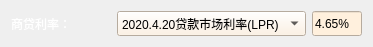
         <widget class="QWidget" name="widget_shangRate" native="true">
          <property name="maximumSize">
           <size>
            <width>450</width>
            <height>40</height>
           </size>
          </property>
          <layout class="QGridLayout" name="gridLayout_66">
           <item row="0" column="0">
            <widget class="QLabel" name="label_shangRate">
             <property name="minimumSize">
              <size>
               <width>100</width>
               <height>0</height>
              </size>
             </property>
             <property name="maximumSize">
              <size>
               <width>72</width>
               <height>15</height>
              </size>
             </property>
             <property name="styleSheet">
              <string notr="true">font: 9pt &quot;锐字锐线怒放黑简1.0&quot;;
color: rgb(255, 255, 255);</string>
             </property>
             <property name="text">
              <string>商贷利率：</string>
             </property>
            </widget>
           </item>
           <item row="0" column="1">
            <widget class="QComboBox" name="comboBox_shangRate">
             <property name="minimumSize">
              <size>
               <width>0</width>
               <height>25</height>
              </size>
             </property>
             <property name="maximumSize">
              <size>
               <width>16777215</width>
               <height>25</height>
              </size>
             </property>
             <property name="toolTip">
              <string>&lt;html&gt;&lt;head/&gt;&lt;body&gt;&lt;p&gt;&lt;span style=&quot; font-family:'仿宋'; color:#333333;&quot;&gt;从2020年3月1日起，全部的房贷除已发放的房贷外，都将实行LPR+基点的模式进行贷款&lt;/span&gt;&lt;/p&gt;&lt;/body&gt;&lt;/html&gt;</string>
             </property>
             <property name="styleSheet">
              <string notr="true">background-color: rgb(255, 240, 221);
selection-background-color: rgb(209, 114, 93);
</string>
             </property>
             <item>
              <property name="text">
               <string>2020.4.20贷款市场利率(LPR)</string>
              </property>
             </item>
             <item>
              <property name="text">
               <string>2020.3.20贷款市场利率(LPR)</string>
              </property>
             </item>
             <item>
              <property name="text">
               <string>2019.9.20贷款市场利率(LPR)</string>
              </property>
             </item>
             <item>
              <property name="text">
               <string>2015.10.24利率上限(1.1倍)</string>
              </property>
             </item>
             <item>
              <property name="text">
               <string>2015.10.24利率上限(1.05倍)</string>
              </property>
             </item>
             <item>
              <property name="text">
               <string>2015.10.24利率下限(85折)</string>
              </property>
             </item>
             <item>
              <property name="text">
               <string>2015.10.24利率下限(7折)</string>
              </property>
             </item>
             <item>
              <property name="text">
               <string>2015.10.24基准利率</string>
              </property>
             </item>
             <item>
              <property name="text">
               <string>2015.8.26利率上限(1.1倍)</string>
              </property>
             </item>
             <item>
              <property name="text">
               <string>2015.8.26利率下限(85折)</string>
              </property>
             </item>
             <item>
              <property name="text">
               <string>2015.8.26利率下限(7折)</string>
              </property>
             </item>
             <item>
              <property name="text">
               <string>2015.8.26基准利率</string>
              </property>
             </item>
             <item>
              <property name="text">
               <string>2015.6.28利率上限(1.1倍)</string>
              </property>
             </item>
             <item>
              <property name="text">
               <string>2015.6.28利率下限(85折)</string>
              </property>
             </item>
             <item>
              <property name="text">
               <string>2015.6.28利率下限(7折)</string>
              </property>
             </item>
             <item>
              <property name="text">
               <string>2015.6.28基准利率</string>
              </property>
             </item>
             <item>
              <property name="text">
               <string>2015.5.11利率上限(1.1倍)</string>
              </property>
             </item>
             <item>
              <property name="text">
               <string>2015.5.11利率下限(85折)</string>
              </property>
             </item>
             <item>
              <property name="text">
               <string>2015.5.11利率下限(7折)</string>
              </property>
             </item>
             <item>
              <property name="text">
               <string>2015.5.11基准利率</string>
              </property>
             </item>
             <item>
              <property name="text">
               <string>2015.3.1利率上限(1.1倍)</string>
              </property>
             </item>
             <item>
              <property name="text">
               <string>2015.3.1利率下限(85折)</string>
              </property>
             </item>
             <item>
              <property name="text">
               <string>2015.3.1利率下限(7折)</string>
              </property>
             </item>
             <item>
              <property name="text">
               <string>2015.3.1基准利率</string>
              </property>
             </item>
             <item>
              <property name="text">
               <string>2014.11.22利率上限(1.1倍)</string>
              </property>
             </item>
             <item>
              <property name="text">
               <string>2014.11.22利率下限(85折)</string>
              </property>
             </item>
             <item>
              <property name="text">
               <string>2014.11.22利率下限(7折)</string>
              </property>
             </item>
             <item>
              <property name="text">
               <string>2014.11.22基准利率</string>
              </property>
             </item>
             <item>
              <property name="text">
               <string>2012.7.6利率上限(1.1倍)</string>
              </property>
             </item>
             <item>
              <property name="text">
               <string>2012.7.6利率下限(85折)</string>
              </property>
             </item>
             <item>
              <property name="text">
               <string>2012.7.6利率下限(7折)</string>
              </property>
             </item>
             <item>
              <property name="text">
               <string>2012.7.6基准利率</string>
              </property>
             </item>
             <item>
              <property name="text">
               <string>2012.6.8利率上限(1.1倍)</string>
              </property>
             </item>
             <item>
              <property name="text">
               <string>2012.6.8利率下限(85折)</string>
              </property>
             </item>
             <item>
              <property name="text">
               <string>2012.6.8利率下限(7折)</string>
              </property>
             </item>
             <item>
              <property name="text">
               <string>2012.6.8基准利率</string>
              </property>
             </item>
            </widget>
           </item>
           <item row="0" column="2">
            <widget class="QLineEdit" name="lineEdit_shangRate">
             <property name="minimumSize">
              <size>
               <width>0</width>
               <height>25</height>
              </size>
             </property>
             <property name="maximumSize">
              <size>
               <width>50</width>
               <height>25</height>
              </size>
             </property>
             <property name="styleSheet">
              <string notr="true">background-color: rgb(255, 240, 221);
selection-background-color: rgb(209, 114, 93);
</string>
             </property>
             <property name="text">
              <string>4.65%</string>
             </property>
            </widget>
           </item>
          </layout>
         </widget>
